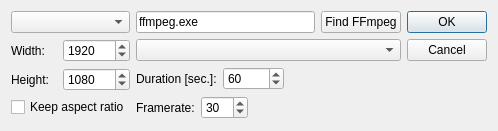
<?xml version="1.0" encoding="UTF-8"?>
<ui version="4.0">
 <class>Form</class>
 <widget class="QWidget" name="Form">
  <property name="geometry">
   <rect>
    <x>0</x>
    <y>0</y>
    <width>498</width>
    <height>131</height>
   </rect>
  </property>
  <property name="windowTitle">
   <string>Form</string>
  </property>
  <layout class="QVBoxLayout" name="verticalLayout_3">
   <item>
    <layout class="QHBoxLayout" name="horizontalLayout_6">
     <item>
      <layout class="QVBoxLayout" name="verticalLayout">
       <item>
        <widget class="QComboBox" name="cbxVideoResolutions"/>
       </item>
       <item>
        <layout class="QHBoxLayout" name="horizontalLayout">
         <item>
          <widget class="QLabel" name="label">
           <property name="text">
            <string>Width:</string>
           </property>
          </widget>
         </item>
         <item>
          <widget class="QSpinBox" name="edWidth">
           <property name="minimum">
            <number>8</number>
           </property>
           <property name="maximum">
            <number>999999999</number>
           </property>
           <property name="value">
            <number>1920</number>
           </property>
          </widget>
         </item>
        </layout>
       </item>
       <item>
        <layout class="QHBoxLayout" name="horizontalLayout_2">
         <item>
          <widget class="QLabel" name="label_2">
           <property name="text">
            <string>Height:</string>
           </property>
          </widget>
         </item>
         <item>
          <widget class="QSpinBox" name="edHeight">
           <property name="minimum">
            <number>8</number>
           </property>
           <property name="maximum">
            <number>999999999</number>
           </property>
           <property name="value">
            <number>1080</number>
           </property>
          </widget>
         </item>
        </layout>
       </item>
       <item>
        <widget class="QCheckBox" name="cbxKeepAspectRatio">
         <property name="text">
          <string>Keep aspect ratio</string>
         </property>
        </widget>
       </item>
      </layout>
     </item>
     <item>
      <layout class="QVBoxLayout" name="verticalLayout_2">
       <item>
        <layout class="QHBoxLayout" name="horizontalLayout_5">
         <item>
          <widget class="QLineEdit" name="ffmpeg">
           <property name="text">
            <string>ffmpeg.exe</string>
           </property>
          </widget>
         </item>
         <item>
          <widget class="QPushButton" name="btnFindFFmpeg">
           <property name="text">
            <string>Find FFmpeg</string>
           </property>
          </widget>
         </item>
        </layout>
       </item>
       <item>
        <widget class="QComboBox" name="Codec"/>
       </item>
       <item>
        <layout class="QHBoxLayout" name="horizontalLayout_3">
         <item>
          <widget class="QLabel" name="lblDuration">
           <property name="text">
            <string>Duration [sec.]:</string>
           </property>
          </widget>
         </item>
         <item>
          <widget class="QSpinBox" name="Duration">
           <property name="minimum">
            <number>1</number>
           </property>
           <property name="maximum">
            <number>10000</number>
           </property>
           <property name="value">
            <number>60</number>
           </property>
          </widget>
         </item>
         <item>
          <spacer name="horizontalSpacer">
           <property name="orientation">
            <enum>Qt::Horizontal</enum>
           </property>
           <property name="sizeHint" stdset="0">
            <size>
             <width>40</width>
             <height>20</height>
            </size>
           </property>
          </spacer>
         </item>
        </layout>
       </item>
       <item>
        <layout class="QHBoxLayout" name="horizontalLayout_4">
         <item>
          <widget class="QLabel" name="label_3">
           <property name="text">
            <string>Framerate:</string>
           </property>
          </widget>
         </item>
         <item>
          <widget class="QSpinBox" name="Framerate">
           <property name="minimum">
            <number>24</number>
           </property>
           <property name="maximum">
            <number>120</number>
           </property>
           <property name="value">
            <number>30</number>
           </property>
          </widget>
         </item>
         <item>
          <spacer name="horizontalSpacer_2">
           <property name="orientation">
            <enum>Qt::Horizontal</enum>
           </property>
           <property name="sizeHint" stdset="0">
            <size>
             <width>40</width>
             <height>20</height>
            </size>
           </property>
          </spacer>
         </item>
        </layout>
       </item>
      </layout>
     </item>
     <item>
      <widget class="QDialogButtonBox" name="buttonBox">
       <property name="orientation">
        <enum>Qt::Vertical</enum>
       </property>
       <property name="standardButtons">
        <set>QDialogButtonBox::Cancel|QDialogButtonBox::Ok</set>
       </property>
      </widget>
     </item>
    </layout>
   </item>
  </layout>
 </widget>
 <resources/>
 <connections/>
</ui>
